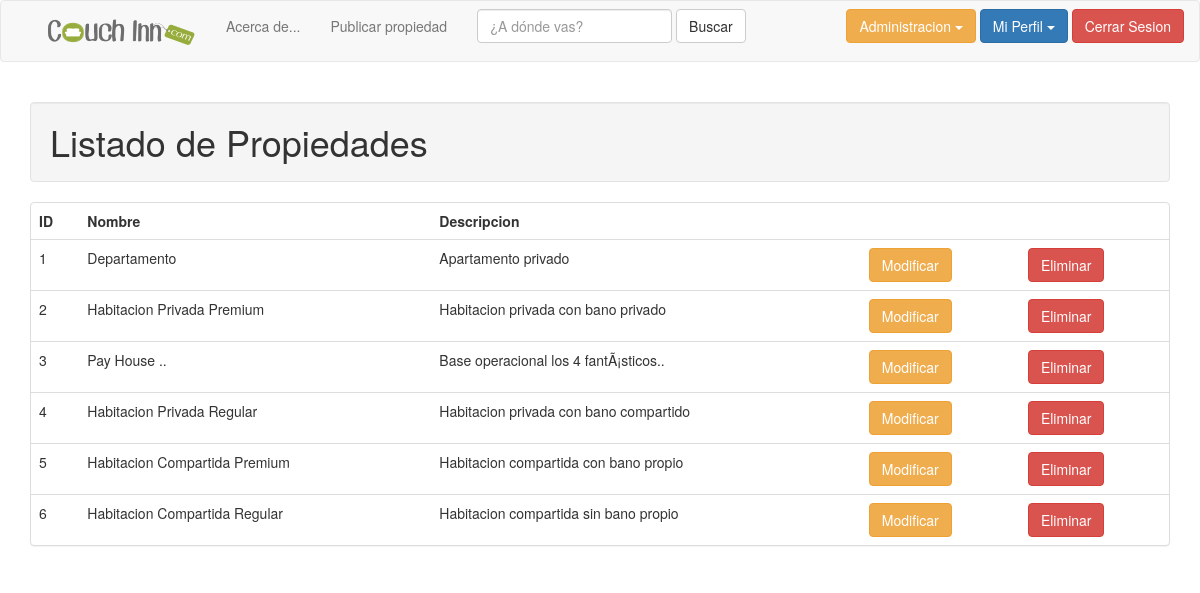
The page /property_kind_list.php (signed in) on the database its author committed.
### tables this page shows
CREATE TABLE `tipo_propiedad` (
  `id_tipo_propiedad` int(11) NOT NULL,
  `nombre` varchar(100) NOT NULL,
  `descripcion` varchar(800) NOT NULL
);

### web/property_kind_list.php (the view, shortened to what this page needs)
<!DOCTYPE html>
<html lang="en">
  	<head>
	    <link href="css/bootstrap.min.css" rel="stylesheet" media="screen">
  	</head>
  	<body>
    	<?php
		if (isset ($_SESSION['rol'])){
			if (($_SESSION['rol'] == 1) || ($_SESSION['rol'] == 2)){
				header("Location: index.php");
			}
			else{
				include 'admin_taskbar.php';
			}
		}
		else{
			header("Location: index.php");
		}
		?>
		<div class="container">
	    	<h1 class="well">Listado de Propiedades</h1>
				<form name="form1" method="post" action="property_kind_delete_or_modify_check.php">
					<div class="panel panel-default">
						<table class="table">
						    <tr>
						    	<td><strong>ID</strong></td>
								<td><strong>Nombre</strong></td>
								<td><strong>Descripcion</strong></td>
							</tr>
							<?php
							$result = mysql_query("SELECT * FROM tipo_propiedad");
							while ($tabla = mysql_fetch_array($result)){
								$var = $tabla["id_tipo_propiedad"];
							?>
							<tr>
								<td> <?php echo $tabla["id_tipo_propiedad"];?></td>
								<td> <?php echo $tabla["nombre"];?></td>
								<td> <?php echo $tabla["descripcion"];?></td>
								<td> <button type="submit" name="modificar" id="modificar" value="<?php echo htmlspecialchars($var);?>" class="btn btn-warning btn-group-xs">Modificar</button> </td>
								<td> <button type="submit" name="eliminar" id="eliminar" onclick="return confirm('Esta seguro que desea eliminar el tipo de propiedad de forma permanente?')" value="<?php echo htmlspecialchars($var);?>" class="btn btn-danger btn-group-xs">Eliminar</button> </td>
							</tr>
							<?php
							}
							?>
						</table>
					</div>
				</form>
		</div>
  	</body>
</html>

### web/admin_taskbar.php (shortened to what this page needs)
<!DOCTYPE html>
<html>
	<body>
		<nav class="navbar navbar-default">
			<div class="container-fluid">
			    <div class="collapse navbar-collapse" id="bs-example-navbar-collapse-1">
		  			<ul class="nav navbar-nav">
		  				<li class="navbar-left"><a href="index.php"><img src="images/Logo.png" width="150" height="30"></a></li>
			      		<li><a href="about_us.php">Acerca de...</a></li>
			        	<li><a href="#">Publicar propiedad</a></li>
			      		<form class="navbar-form navbar-left" role="search">
			       		<div class="form-group">
			          		<input type="text" class="form-control" placeholder="¿A dónde vas?">
			        	</div>
			        	<button type="submit" class="btn btn-default">Buscar</button>
			      		</form>
			      	</ul>
			    	<ul class="nav navbar-nav navbar-right">
						<div class="btn-group">
							<button type="button" class="btn btn-warning dropdown-toggle" data-toggle="dropdown" aria-haspopup="true" aria-expanded="false">
						    Administracion <span class="caret"></span>
							</button>
		          		</div>
		          		<div class="btn-group">
							<button type="button" class="btn btn-primary dropdown-toggle" data-toggle="dropdown" aria-haspopup="true" aria-expanded="false">
							    Mi Perfil <span class="caret"></span>
							</button>
			          	</div>
						<button type="button" class="btn btn-danger navbar-btn" onClick="window.location.href='session_close.php'">Cerrar Sesion</button>
			    	</ul>
			    </div>
			</div>
		</nav>
	</body>
</html>

### rows shown on the page
tipo_propiedad: id_tipo_propiedad "1", nombre "Departamento", descripcion "Apartamento privado"
tipo_propiedad: id_tipo_propiedad "2", nombre "Habitacion Privada Premium", descripcion "Habitacion privada con bano privado"
tipo_propiedad: id_tipo_propiedad "3", nombre "Pay House ..", descripcion "Base operacional los 4 fantÃ¡sticos.."
tipo_propiedad: id_tipo_propiedad "4", nombre "Habitacion Privada Regular", descripcion "Habitacion privada con bano compartido"
tipo_propiedad: id_tipo_propiedad "5", nombre "Habitacion Compartida Premium", descripcion "Habitacion compartida con bano propio"
tipo_propiedad: id_tipo_propiedad "6", nombre "Habitacion Compartida Regular", descripcion "Habitacion compartida sin bano propio"
